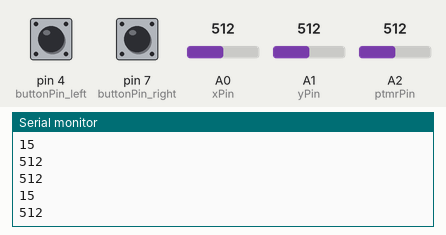
Recording of a sketch running on a simulated Arduino Uno, built with avr-gcc and run on an emulated ATmega328P. On the bench: the last lines printed to the serial monitor. Inputs (shaded band) come from the test bench; at power-on: A1 (yPin) = 512, A2 (ptmrPin) = 512, pin 4 (buttonPin_left) HIGH, pin 7 (buttonPin_right) HIGH, A0 (xPin) = 512. No radio packets arrive unless stated.

Above: at 2.7 s.
2.8 s: A1 (yPin) set to 530
At 3.0 s:
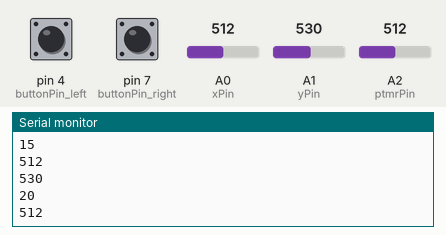
4.3 s: A2 (ptmrPin) set to 480
At 4.62 s:
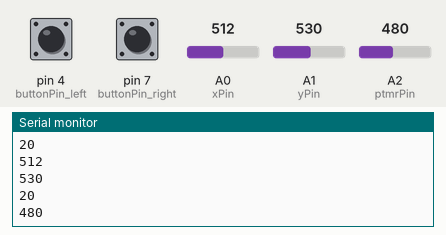
5.8 s: A1 (yPin) set to 511
At 6.04 s:
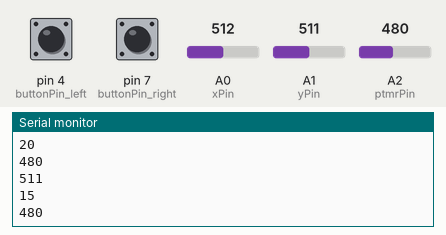
7.3 s: A2 (ptmrPin) set to 500
At 7.66 s:
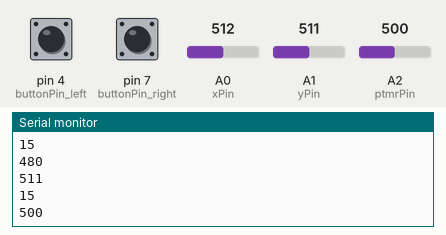
Timing chart, 0 to 9.8 s (numbered marks = the images above; inputs shaded):
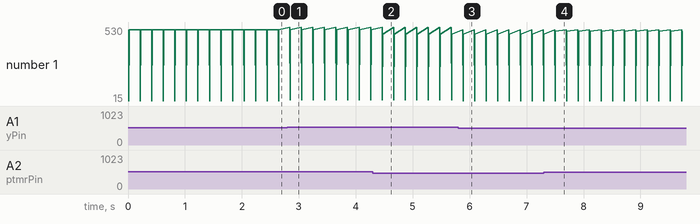

The sketch:

Gamepad.ino
```cpp
#include <SPI.h>
#include <nRF24L01.h>
#include <RF24.h>

RF24 radio(9, 10);
int data[7];

const int xPin = A0;
const int yPin = A1;
const int buttonPin_left = 4;
const int buttonPin_right = 7;
const int ptmrPin = A2;
//const int tumblrPin = 0;

int xPosition = 0;
int yPosition = 0;
int buttonState_left = 0;
int buttonState_right = 0;
//int tumblrState = 0;
int ptmrState = 0;

int speed_left     = 0;
int speed_rigt     = 0;
int direction_left = 0;
int direction_rigt = 0;

void setup(){
    radio.begin();
    radio.setChannel(10); // Channel (from 0 to 127), 5 - freq 2,405 GHz (only 1 receiver on a single channel and up to 6 transmitters)
    radio.setDataRate     (RF24_1MBPS); // Speed (RF24_250KBPS, RF24_1MBPS, RF24_2MBPS)
    radio.setPALevel      (RF24_PA_HIGH); // Transmitter power (RF24_PA_MIN=-18dBm, RF24_PA_LOW=-12dBm, RF24_PA_HIGH=-6dBm, RF24_PA_MAX=0dBm)
    radio.openWritingPipe (0x1234567890LL);

    pinMode(xPin, INPUT);
    pinMode(yPin, INPUT);
    Serial.begin(9600);
    pinMode(buttonPin_left, INPUT_PULLUP);
    pinMode(buttonPin_right, INPUT_PULLUP);
    //pinMode(tumblrPin, INPUT);
    pinMode(ptmrPin, INPUT);
}
void loop(){
    xPosition = analogRead(xPin);
    yPosition = analogRead(yPin);
    buttonState_left = digitalRead(buttonPin_left);
    buttonState_right = digitalRead(buttonPin_right);
    //tumblrState = digitalRead(tumblrPin);
    ptmrState = analogRead(ptmrPin);


    if (xPosition > 520) {
      direction_left = 0; // 0 - Forward, 1 - Backward
      speed_left = map(xPosition, 510, 1023, 5, 200);
    }
    else if (xPosition < 500) {
      direction_left = 1;
      speed_left = map(xPosition, 510, 0, 5, 200);
    }
    else {
      direction_left = 2;
      speed_left = 0;
    }

    if (yPosition > 490) {

      direction_rigt = 0; // 0 - Forward, 1 - Backward
      speed_rigt = map(yPosition, 475, 1023, 5, 160);
    }
    else if (yPosition < 460) {

      direction_rigt = 1;
      speed_rigt = map(yPosition, 475, 0, 5, 160);

    }
    else {
      direction_rigt = 2;
      speed_rigt = 0;
    }

    data[0] = direction_left;
    data[1] = direction_rigt;
    data[2] = speed_left;
    data[3] = speed_rigt;
    data[4] = buttonState_left;
    data[5] = buttonState_right;
    data[6] = ptmrState;
    //data[6] = tmblrState;
    radio.write(&data, sizeof(data)); // check delivery: if(radio.write(&data, sizeof(data)))

    Serial.println();
    Serial.println(yPosition);
    Serial.println(speed_rigt);
    Serial.println(data[6]);
    //Serial.println(speed);
    delay(200);
}
```

Measured:
- after the input at 2.8 s, the serial monitor: prints a new line at once (image 1)
- after the input at 4.3 s, the serial monitor: prints a new line after 0.17 s (image 2)
- after the input at 5.8 s, the serial monitor: prints a new line after 0.08 s (image 3)
- after the input at 7.3 s, the serial monitor: prints a new line after 0.21 s (image 4)
- plotted number 1: 512 → 480 after the input at 4.3 s, 480 → 511 after the input at 5.8 s, 511 → 500 after the input at 7.3 s
